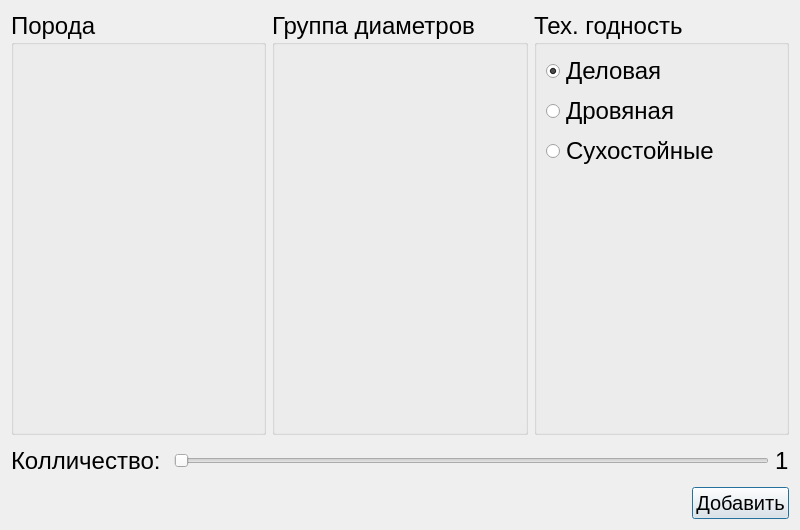
<?xml version="1.0" encoding="UTF-8"?>
<ui version="4.0">
 <class>Dialog</class>
 <widget class="QDialog" name="Dialog">
  <property name="geometry">
   <rect>
    <x>0</x>
    <y>0</y>
    <width>800</width>
    <height>530</height>
   </rect>
  </property>
  <property name="font">
   <font>
    <pointsize>18</pointsize>
   </font>
  </property>
  <property name="windowTitle">
   <string>Добавление записи</string>
  </property>
  <layout class="QVBoxLayout" name="verticalLayout">
   <item>
    <layout class="QHBoxLayout" name="horizontalLayout">
     <item>
      <widget class="QGroupBox" name="groupBox_3">
       <property name="title">
        <string>Порода</string>
       </property>
       <layout class="QVBoxLayout" name="verticalLayout_3">
        <item>
         <layout class="QHBoxLayout" name="horizontalLayout_4">
          <item>
           <layout class="QVBoxLayout" name="verticalLayout_6"/>
          </item>
          <item>
           <layout class="QVBoxLayout" name="verticalLayout_7"/>
          </item>
         </layout>
        </item>
        <item>
         <spacer name="verticalSpacer_3">
          <property name="orientation">
           <enum>Qt::Vertical</enum>
          </property>
          <property name="sizeHint" stdset="0">
           <size>
            <width>20</width>
            <height>40</height>
           </size>
          </property>
         </spacer>
        </item>
       </layout>
      </widget>
     </item>
     <item>
      <widget class="QGroupBox" name="groupBox_2">
       <property name="title">
        <string>Группа диаметров</string>
       </property>
       <layout class="QVBoxLayout" name="verticalLayout_5">
        <item>
         <layout class="QHBoxLayout" name="horizontalLayout_3">
          <item>
           <layout class="QVBoxLayout" name="verticalLayout_4"/>
          </item>
          <item>
           <layout class="QVBoxLayout" name="verticalLayout_12"/>
          </item>
          <item>
           <layout class="QVBoxLayout" name="verticalLayout_15"/>
          </item>
         </layout>
        </item>
        <item>
         <spacer name="verticalSpacer_2">
          <property name="orientation">
           <enum>Qt::Vertical</enum>
          </property>
          <property name="sizeHint" stdset="0">
           <size>
            <width>20</width>
            <height>40</height>
           </size>
          </property>
         </spacer>
        </item>
       </layout>
      </widget>
     </item>
     <item>
      <widget class="QGroupBox" name="groupBox">
       <property name="title">
        <string>Тех. годность</string>
       </property>
       <layout class="QVBoxLayout" name="verticalLayout_14">
        <item>
         <layout class="QVBoxLayout" name="verticalLayout_13">
          <item alignment="Qt::AlignLeft">
           <widget class="QRadioButton" name="radioButton_34">
            <property name="text">
             <string>Деловая</string>
            </property>
            <property name="checked">
             <bool>true</bool>
            </property>
           </widget>
          </item>
          <item alignment="Qt::AlignLeft">
           <widget class="QRadioButton" name="radioButton_35">
            <property name="text">
             <string>Дровяная</string>
            </property>
           </widget>
          </item>
          <item alignment="Qt::AlignLeft">
           <widget class="QRadioButton" name="radioButton_36">
            <property name="text">
             <string>Сухостойные</string>
            </property>
           </widget>
          </item>
         </layout>
        </item>
        <item>
         <spacer name="verticalSpacer">
          <property name="orientation">
           <enum>Qt::Vertical</enum>
          </property>
          <property name="sizeHint" stdset="0">
           <size>
            <width>20</width>
            <height>40</height>
           </size>
          </property>
         </spacer>
        </item>
       </layout>
      </widget>
     </item>
    </layout>
   </item>
   <item>
    <layout class="QVBoxLayout" name="verticalLayout_2">
     <item>
      <layout class="QHBoxLayout" name="horizontalLayout_2">
       <item>
        <widget class="QLabel" name="label">
         <property name="text">
          <string>Колличество: </string>
         </property>
        </widget>
       </item>
       <item>
        <widget class="QSlider" name="horizontalSlider">
         <property name="minimumSize">
          <size>
           <width>40</width>
           <height>40</height>
          </size>
         </property>
         <property name="sizeIncrement">
          <size>
           <width>0</width>
           <height>0</height>
          </size>
         </property>
         <property name="styleSheet">
          <string notr="true"/>
         </property>
         <property name="minimum">
          <number>1</number>
         </property>
         <property name="maximum">
          <number>50</number>
         </property>
         <property name="pageStep">
          <number>1</number>
         </property>
         <property name="orientation">
          <enum>Qt::Horizontal</enum>
         </property>
        </widget>
       </item>
       <item>
        <widget class="QLabel" name="label_2">
         <property name="text">
          <string>1</string>
         </property>
        </widget>
       </item>
      </layout>
     </item>
     <item alignment="Qt::AlignRight">
      <widget class="QPushButton" name="pushButton">
       <property name="font">
        <font>
         <pointsize>15</pointsize>
        </font>
       </property>
       <property name="styleSheet">
        <string notr="true"/>
       </property>
       <property name="text">
        <string>Добавить</string>
       </property>
      </widget>
     </item>
    </layout>
   </item>
  </layout>
 </widget>
 <resources/>
 <connections>
  <connection>
   <sender>horizontalSlider</sender>
   <signal>valueChanged(int)</signal>
   <receiver>label_2</receiver>
   <slot>setNum(int)</slot>
   <hints>
    <hint type="sourcelabel">
     <x>388</x>
     <y>323</y>
    </hint>
    <hint type="destinationlabel">
     <x>641</x>
     <y>323</y>
    </hint>
   </hints>
  </connection>
 </connections>
</ui>
